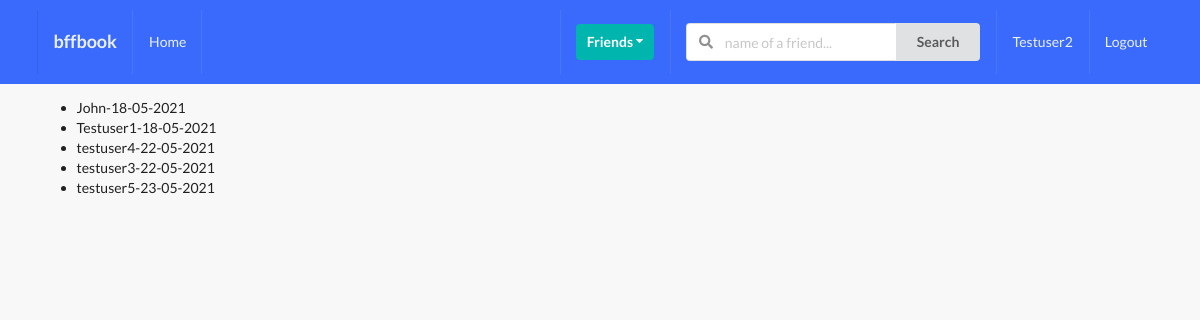
Page /profiles/to-invite/ (signed in) on the committed database.
### profiles/models.py (models this page shows, shortened)
class Profile(models.Model):
    first_name = models.CharField(max_length=200, blank=True)
    last_name = models.CharField(max_length=200, blank=True)
    user = models.OneToOneField(User, on_delete=models.CASCADE)
    bio = models.TextField(default="No bio...", max_length=300)
    email = models.EmailField(max_length=200, blank=True)
    country = models.CharField(max_length=200, blank=True)
    avatar = models.ImageField(default='avatar.png', upload_to='avatars/')
    friends = models.ManyToManyField(User, blank=True, related_name='friends')
    slug = models.SlugField(unique=True, blank=True)
    updated = models.DateTimeField(auto_now=True)
    created = models.DateTimeField(auto_now_add=True)
    objects = ProfileManager()
    def __str__(self):
        return f"{self.user.username}-{self.created.strftime('%d-%m-%Y')}"

### profiles/views.py (the view)
# urls.py: path('to-invite/', invites_profiles_list_view, name='invite-profiles-view'),
def invites_profiles_list_view(request):
    user=request.user
    qs = Profile.objects.get_all_profiles_to_invite(user)
    context = {'qs': qs}
    return render(request, 'profiles/to_invite_list.html', context)

### profiles/models.py (called while the page is built)
    def get_all_profiles_to_invite(self, sender):
        profiles = Profile.objects.all().exclude(user=sender)
        profile = Profile.objects.get(user=sender)
        qs = Relationship.objects.filter(Q(sender=profile) | Q(receiver=profile))
        accepted = set([])
        for rel in qs:
            if rel.status == 'accepted':
                accepted.add(rel.receiver)
                accepted.add(rel.sender)
        print(accepted)
        available = [profile for profile in profiles if profile not in accepted]
        print(available)
        return available

### profiles/templates/profiles/to_invite_list.html (shortened to what this page needs)
{% extends 'base.html' %}
{% block content %}
    <ul>
        {% for item in qs %}
            <li>{{ item }}</li>
        {% endfor %}
    </ul>
{% endblock content %}

### templates/main/navbar.html (shortened to what this page needs)
<div class="ui inverted menu nav mb-7">
    <div class="ui container">
        <a href="" class="item">
            <h3>bffbook</h3>
        </a>
        {% if request.user.is_authenticated %}
        <a href="" class="item">
            Home
        </a>
        {% endif %}
        <div class="right menu">
            {% if request.user.is_authenticated %}
            <div class="item">
                <div class="ui floating dropdown icon button teal"> Friends
                    <i class="dropdown icon"></i>
                </div>
            </div>
                <div class="item">
                <form action="" method="GET">
                    <div class="ui action left icon input">
                    <input class="prompt" type="text" name='q' placeholder="name of a friend...">
                    <button type='submit' class="ui button">Search</button>
                    </div>
                </form>
                </div>
                <a href="" class="item">
                    {{ request.user }}
                </a>
                <a href="" class="ui item">
                    Logout
                </a>
            {% else %}
            <a href="" class="ui item">
                    Login
                </a>
            {% endif %}
        </div>
    </div>
</div>

### static/style.css (style rules this page uses)
body { background: #F8F8F8 !important; }
.nav { border-radius: 0px !important; padding: 10px 0 10px 0 !important; background-color: #396afc !important; }
.mb-7 { margin-bottom: 7px !important; }

### rows in the picture
Profile: user+created "John-18-05-2021"
Profile: user+created "Testuser1-18-05-2021"
Profile: user+created "testuser4-22-05-2021"
Profile: user+created "testuser3-22-05-2021"
Profile: user+created "testuser5-23-05-2021"

### other values in the picture
{{ request.user }} "Testuser2"
